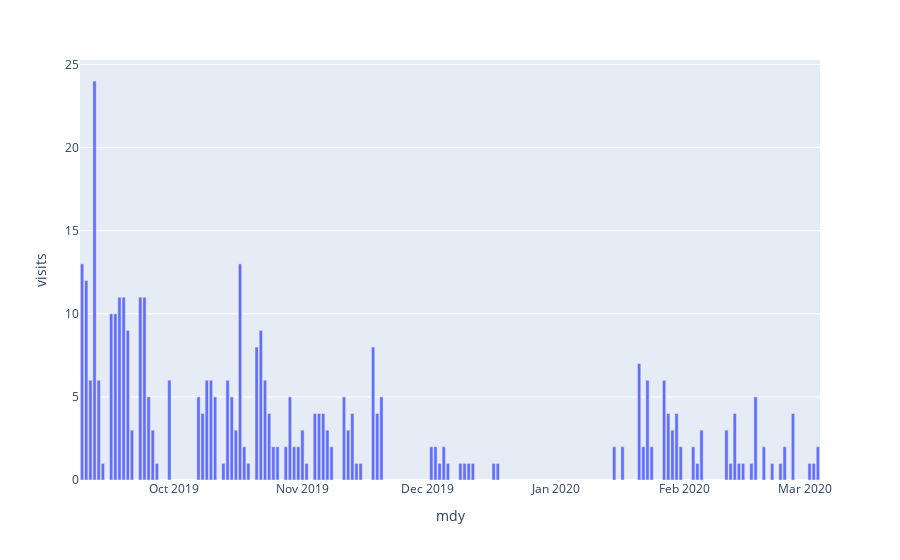

The notebook cell saved with this chart:
### Markdown cell above
The ELC has peak usage in the 2nd or 3rd week of September.  This can be correlated to Mechanics of Materials students requiring help with Statics

### Code cell
#@title
n=5 #last n records
obj_mdy = df['visits'].groupby(df['mdy']).count() #Grouping number of visits by day
#obj_mdy.tail(n) #What does this grouped data look like?

xdata = np.array(obj_mdy.reset_index())[:,0]
ydata = np.array(obj_mdy.reset_index())[:,1]


df_mdy = pd.DataFrame({'mdy': xdata, 'visits': ydata})

fig = px.bar(df_mdy, x="mdy", y="visits")
fig.show()
#df_mdy.sample(n=5, random_state=1)
#df_day_hour['dayName'] = df_day_hour['day'].replace({1:'Mon', 2:'Tue', 3:'Wed', 4:'Thur', 5:'Fri', 6:'Sat', 7:'Sun'}) #replace day names with day numbers
#ax = obj_mdy.tail(len(df)).plot(kind='bar')
#ax.set_xticklabels(obj_mdy.tail(len(df)).index.strftime('%b-%d-%y'));
#plt.xlabel('Date')
#plt.ylabel('Number of sign-ins')
#plt.show()

#df_mdy.head(5)
df_mdy['DayOfOperation'] = np.arange(len(df_mdy))

df_mdy.plot.bar(x='DayOfOperation', y='visits', rot=90,figsize=(12,8))
plt.show()

### Figure 1 — Plotly figure (JSON) as saved in the notebook; plotly's stock layout.template omitted (floating-point values rounded to 4 significant figures)
{"data": [{"alignmentgroup": "True", "hoverlabel": {"namelength": 0}, "hovertemplate": "mdy=%{x}<br>visits=%{y}", "legendgroup": "", "marker": {"color": "#636efa"}, "name": "", "offsetgroup": "", "orientation": "v", "showlegend": false, "textposition": "auto", "type": "bar", "x": ["2019-09-09T00:00:00", "2019-09-10T00:00:00", "2019-09-11T00:00:00", "2019-09-12T00:00:00", "2019-09-13T00:00:00", "2019-09-14T00:00:00", "2019-09-16T00:00:00", "2019-09-17T00:00:00", "2019-09-18T00:00:00", "2019-09-19T00:00:00", "2019-09-20T00:00:00", "2019-09-21T00:00:00", "2019-09-23T00:00:00", "2019-09-24T00:00:00", "2019-09-25T00:00:00", "2019-09-26T00:00:00", "2019-09-27T00:00:00", "2019-09-30T00:00:00", "2019-10-07T00:00:00", "2019-10-08T00:00:00", "2019-10-09T00:00:00", "2019-10-10T00:00:00", "2019-10-11T00:00:00", "2019-10-13T00:00:00", "2019-10-14T00:00:00", "2019-10-15T00:00:00", "2019-10-16T00:00:00", "2019-10-17T00:00:00", "2019-10-18T00:00:00", "2019-10-19T00:00:00", "2019-10-21T00:00:00", "2019-10-22T00:00:00", "2019-10-23T00:00:00", "2019-10-24T00:00:00", "2019-10-25T00:00:00", "2019-10-26T00:00:00", "2019-10-28T00:00:00", "2019-10-29T00:00:00", "2019-10-30T00:00:00", "2019-10-31T00:00:00", "2019-11-01T00:00:00", "2019-11-02T00:00:00", "2019-11-04T00:00:00", "2019-11-05T00:00:00", "2019-11-06T00:00:00", "2019-11-07T00:00:00", "2019-11-08T00:00:00", "2019-11-11T00:00:00", "2019-11-12T00:00:00", "2019-11-13T00:00:00", "2019-11-14T00:00:00", "2019-11-15T00:00:00", "2019-11-18T00:00:00", "2019-11-19T00:00:00", "2019-11-20T00:00:00", "2019-12-02T00:00:00", "2019-12-03T00:00:00", "2019-12-04T00:00:00", "2019-12-05T00:00:00", "2019-12-06T00:00:00", "2019-12-09T00:00:00", "2019-12-10T00:00:00", "2019-12-11T00:00:00", "2019-12-12T00:00:00", "2019-12-17T00:00:00", "2019-12-18T00:00:00", "2020-01-15T00:00:00", "2020-01-17T00:00:00", "2020-01-21T00:00:00", "2020-01-22T00:00:00", "2020-01-23T00:00:00", "2020-01-24T00:00:00", "2020-01-27T00:00:00", "2020-01-28T00:00:00", "2020-01-29T00:00:00", "2020-01-30T00:00:00", "2020-01-31T00:00:00", "2020-02-03T00:00:00", "2020-02-04T00:00:00", "2020-02-05T00:00:00", "2020-02-11T00:00:00", "2020-02-12T00:00:00", "2020-02-13T00:00:00", "2020-02-14T00:00:00", "2020-02-15T00:00:00", "2020-02-17T00:00:00", "2020-02-18T00:00:00", "2020-02-20T00:00:00", "2020-02-22T00:00:00", "2020-02-24T00:00:00", "2020-02-25T00:00:00", "2020-02-27T00:00:00", "2020-03-02T00:00:00", "2020-03-03T00:00:00", "2020-03-04T00:00:00"], "xaxis": "x", "y": [13, 12, 6, 24, 6, 1, 10, 10, 11, 11, 9, 3, 11, 11, 5, 3, 1, 6, 5, 4, 6, 6, 5, 1, 6, 5, 3, 13, 2, 1, 8, 9, 6, 4, 2, 2, 2, 5, 2, 2, 3, 1, 4, 4, 4, 3, 2, 5, 3, 4, 1, 1, 8, 4, 5, 2, 2, 1, 2, 1, 1, 1, 1, 1, 1, 1, 2, 2, 7, 2, 6, 2, 6, 4, 3, 4, 2, 2, 1, 3, 3, 1, 4, 1, 1, 1, 5, 2, 1, 1, 2, 4, 1, 1, 2], "yaxis": "y"}], "layout": {"barmode": "relative", "legend": {"tracegroupgap": 0}, "margin": {"t": 60}, "xaxis": {"anchor": "y", "domain": [0, 1], "title": {"text": "mdy"}}, "yaxis": {"anchor": "x", "domain": [0, 1], "title": {"text": "visits"}}}}
